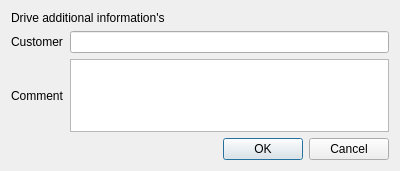
<?xml version="1.0" encoding="UTF-8"?>
<ui version="4.0">
 <class>AddInfoDialog</class>
 <widget class="QDialog" name="AddInfoDialog">
  <property name="geometry">
   <rect>
    <x>0</x>
    <y>0</y>
    <width>400</width>
    <height>171</height>
   </rect>
  </property>
  <property name="windowTitle">
   <string>Add Info Dialog</string>
  </property>
  <layout class="QVBoxLayout" name="verticalLayout">
   <item>
    <widget class="QLabel" name="lbl_title">
     <property name="text">
      <string>Drive additional information's</string>
     </property>
    </widget>
   </item>
   <item>
    <layout class="QGridLayout" name="gridLayout_2">
     <item row="1" column="1">
      <widget class="QTextEdit" name="txt_comment"/>
     </item>
     <item row="0" column="1">
      <widget class="QLineEdit" name="led_customer"/>
     </item>
     <item row="0" column="0">
      <widget class="QLabel" name="label_3">
       <property name="text">
        <string>Customer</string>
       </property>
      </widget>
     </item>
     <item row="1" column="0">
      <widget class="QLabel" name="label_4">
       <property name="text">
        <string>Comment</string>
       </property>
      </widget>
     </item>
    </layout>
   </item>
   <item>
    <widget class="QDialogButtonBox" name="buttonBox">
     <property name="orientation">
      <enum>Qt::Horizontal</enum>
     </property>
     <property name="standardButtons">
      <set>QDialogButtonBox::Cancel|QDialogButtonBox::Ok</set>
     </property>
    </widget>
   </item>
  </layout>
 </widget>
 <resources/>
 <connections>
  <connection>
   <sender>buttonBox</sender>
   <signal>accepted()</signal>
   <receiver>AddInfoDialog</receiver>
   <slot>accept()</slot>
   <hints>
    <hint type="sourcelabel">
     <x>248</x>
     <y>254</y>
    </hint>
    <hint type="destinationlabel">
     <x>157</x>
     <y>274</y>
    </hint>
   </hints>
  </connection>
  <connection>
   <sender>buttonBox</sender>
   <signal>rejected()</signal>
   <receiver>AddInfoDialog</receiver>
   <slot>reject()</slot>
   <hints>
    <hint type="sourcelabel">
     <x>316</x>
     <y>260</y>
    </hint>
    <hint type="destinationlabel">
     <x>286</x>
     <y>274</y>
    </hint>
   </hints>
  </connection>
 </connections>
</ui>
